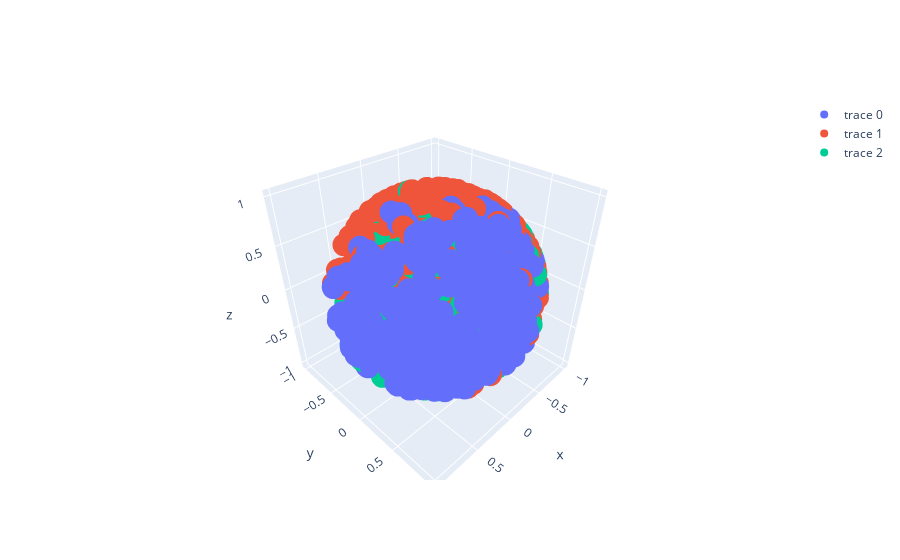

The cell this chart's notebook holds for it:
### Code cell
fig = go.Figure()

for class_ in y_val.unique():

    mask = y_val == class_
    
    x_ = x[mask]
    y_ = y[mask]
    z_ = z[mask]

    fig.add_trace((go.Scatter3d(
        x=x_, 
        y=y_, 
        z=z_, 
        mode="markers"
    )))
fig

### Figure 1 — Plotly figure (JSON) as saved in the notebook; plotly's stock layout.template omitted (floating-point values rounded to 4 significant figures; data arrays with more than 128 entries replaced by an {"elided": "..."} marker saying what was removed)
{"data": [{"mode": "markers", "type": "scatter3d", "x": {"elided": "298 float values"}, "y": {"elided": "298 float values"}, "z": {"elided": "298 float values"}}, {"mode": "markers", "type": "scatter3d", "x": {"elided": "305 float values"}, "y": {"elided": "305 float values"}, "z": {"elided": "305 float values"}}, {"mode": "markers", "type": "scatter3d", "x": {"elided": "297 float values"}, "y": {"elided": "297 float values"}, "z": {"elided": "297 float values"}}], "layout": {}}
